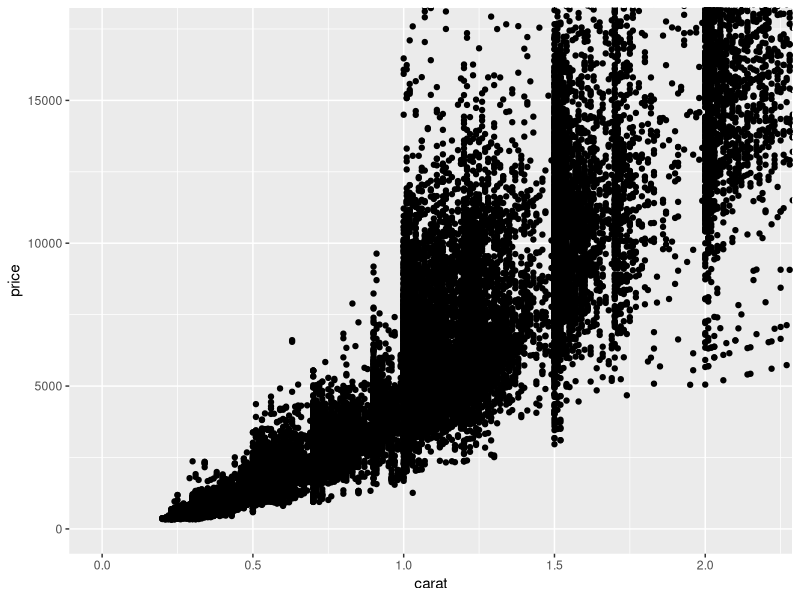
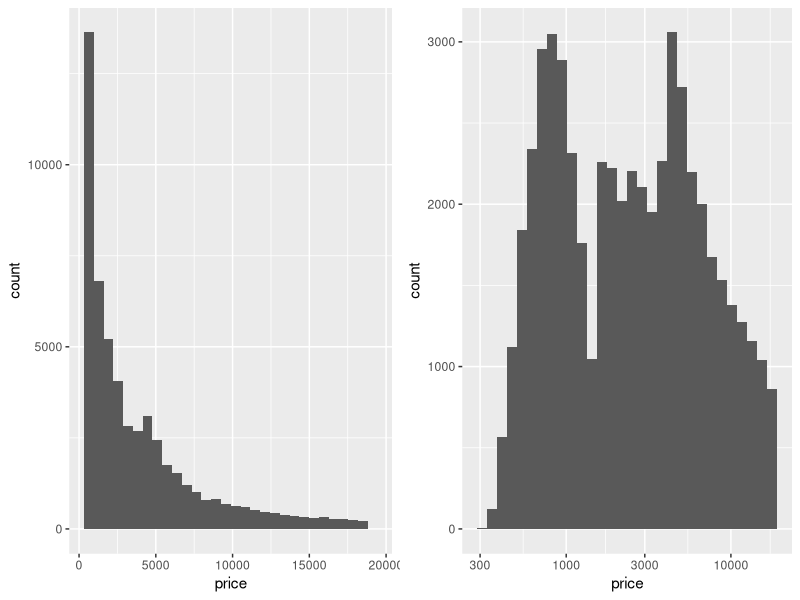

Here is the R script that generated these plots, in order: (Note: this script raises an error after producing the figures.)
## ---- chunk 1
library(ggplot2)
## ---- chunk 2
ggplot(data=diamonds, aes(x=carat, y=price)) + geom_point() +
  coord_cartesian(xlim=c(0, quantile(diamonds$carat, 0.99)), ylim=c(0, quantile(diamonds$price, 0.99)))
## ---- chunk 3

library(gridExtra)

plot1 <- ggplot(data=diamonds, aes(x=price)) + geom_histogram()
  ggtitle('Price')

plot2 <- ggplot(data=diamonds, aes(x=price)) + geom_histogram() + scale_x_log10()
  ggtitle('Price (log10)')

grid.arrange(plot1, plot2, ncol=2)
## ---- chunk 4
cuberoot_trans = function() trans_new('cuberoot', 
                                      transform = function(x) x^(1/3),
inverse = function(x) x^3)
## ---- chunk 5
ggplot(aes(carat, price), data = diamonds) + 
  geom_point() + 
  scale_x_continuous(trans = cuberoot_trans(), limits = c(0.2, 3),
                     breaks = c(0.2, 0.5, 1, 2, 3)) + 
  scale_y_continuous(trans = log10_trans(), limits = c(350, 15000),
                     breaks = c(350, 1000, 5000, 10000, 15000)) +
  ggtitle('Price (log10) by Cube-Root of Carat')
